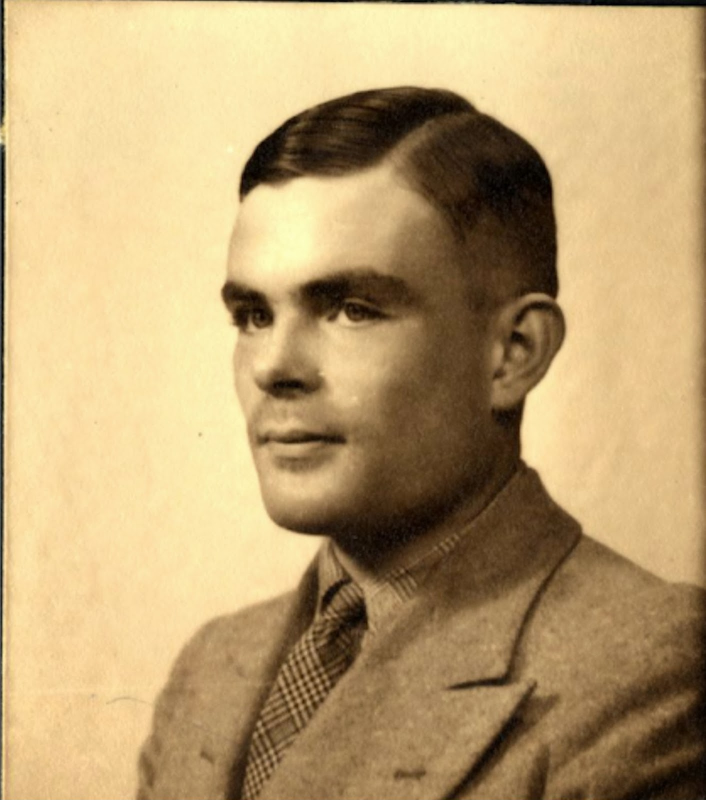
#> input picture src/img/turing.jpg, 1411 x 1600 px, given in place of turing.jpeg, which was not available (shown at 1/2 size)
$ jupyter execute --allow-errors old-mask-based.ipynb   (text cells are left out)
#> lines starting #> are read from the running program, lines starting #| are printed output that depends on the picture; after the words box and inside, x2 and y2 are one past the last pixel; in counts of white or black regions, pixels touching at a corner belong together; pictures that were not available may be replaced by others from this repository, and a replacement may not be noted
[cell 1]
from PIL import Image, ImageOps, ImageDraw, ImageEnhance
from bresenham import bresenham
from skimage.color import rgb2gray
from skimage.draw import line
import numpy as np
import matplotlib.pyplot as plt
import sys
import cv2
import dlib

[cell 2]
# Parameters
INPUT_IMAGE_PATH = "simple-drawing.png"
OUTPUT_IMAGE_PATH = "simple-drawing_threaded.png"
OUTPUT_IMAGE_DIMENSIONS = (1200, 1200)
OUTPUT_IMAGE_RADIUS = OUTPUT_IMAGE_DIMENSIONS[0] / 2 - 0.5 # -0.5 to make it exactly on the center
OUTPUT_IMAGE_CENTER_POSITION = (OUTPUT_IMAGE_DIMENSIONS[0] / 2, OUTPUT_IMAGE_DIMENSIONS[1] / 2)
NAILS_AMOUNT = 300
SKIP_NEIGHBOUR_NAILS = 30
ITERATIONS = 2000

MASK_BACKGROUND_COLOR = 100
MASK_FACE_COLOR = 120
MASK_FEATURES_COLOR = 150


INPUT_IMAGE_PATH = "img/turing.jpeg"
OUTPUT_IMAGE_PATH = "taco_threaded.png"


print("Parameters:")
print("INPUT_IMAGE_PATH: " + INPUT_IMAGE_PATH)
print("OUTPUT_IMAGE_PATH: " + OUTPUT_IMAGE_PATH)
print("OUTPUT_IMAGE_DIMENSIONS: " + str(OUTPUT_IMAGE_DIMENSIONS))
print("OUTPUT_IMAGE_RADIUS: " + str(OUTPUT_IMAGE_RADIUS))
print("OUTPUT_IMAGE_CENTER_POSITION: " + str(OUTPUT_IMAGE_CENTER_POSITION))
print("NAILS_AMOUNT: " + str(NAILS_AMOUNT))
print("SKIP_NEIGHBOUR_NAILS: " + str(SKIP_NEIGHBOUR_NAILS))

[cell 3]
# Display a list of points on a given image
# [5 lines left out: function display_points, not called in this run]


def get_input_image():
    # Load image as grayscale
    image = Image.open(INPUT_IMAGE_PATH).convert('LA')
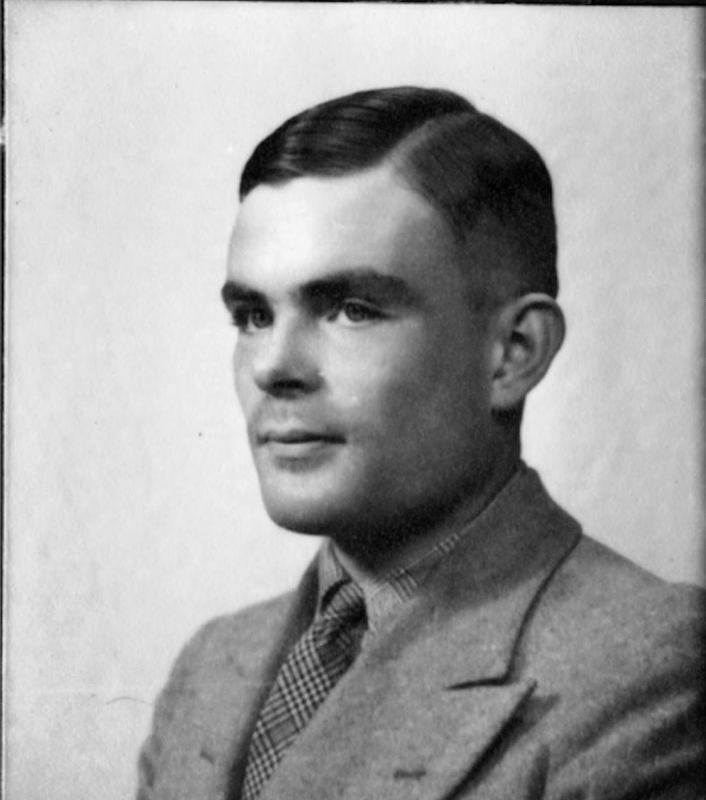
#> image: PIL image 1411x1600 LA (shown at 1/2 size); mean R, G, B, A 162.7, 162.7, 162.7, 255

    # Crop image to a square
    width, height = image.size
#> width = 1411; height = 1600
    if width > height:
        left = (width - height) / 2
        right = left + height
        top = 0
        bottom = height
    else:
        left = 0
        right = width
#> right = 1411
        top = (height - width) / 2
#> top = 94.5
        bottom = top + width
#> bottom = 1505.5
    image.crop((left, top, right, bottom))

    # Resize image
    image = image.resize(OUTPUT_IMAGE_DIMENSIONS)
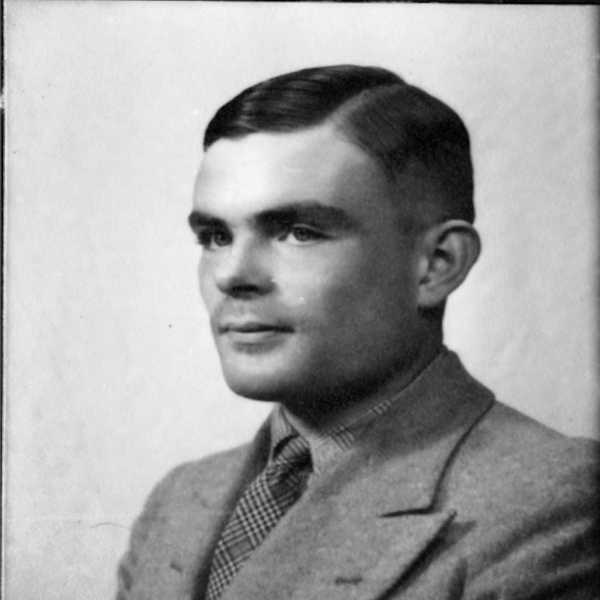
#> image: PIL image 1200x1200 LA (shown at 1/2 size); mean R, G, B, A 162.7, 162.7, 162.7, 255

    # Crop image to a circle
    mask = Image.new('L', image.size, 0)
#> mask: PIL image 1200x1200 L; every value is 0
    draw = ImageDraw.Draw(mask)
    draw.ellipse((0, 0) + image.size, fill=255)
    output = ImageOps.fit(image, mask.size, centering=(0.5, 0.5))
    output.putalpha(mask)
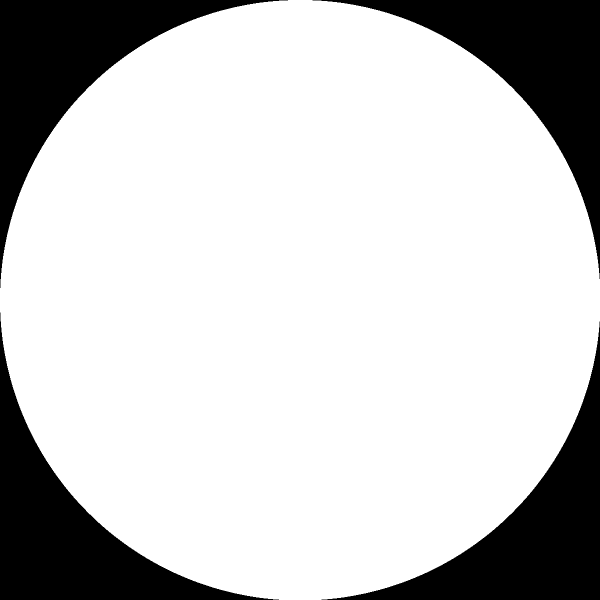
#> mask: PIL image 1200x1200 L (shown at 1/2 size); 78.6% white; 4 black regions, box (x1, y1, x2, y2) and area: (0, 0, 576, 576) 77436, (625, 0, 1200, 558) 76860, (0, 625, 558, 1200) 76860, (643, 643, 1200, 1200) 76285
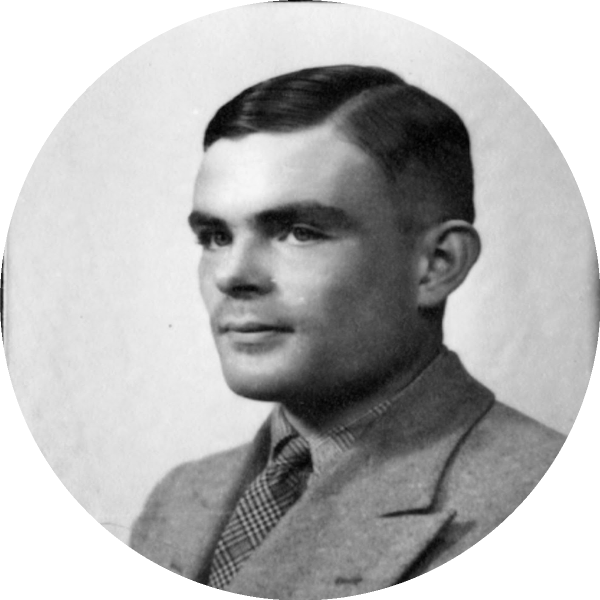
#> output: PIL image 1200x1200 LA (shown at 1/2 size); mean R, G, B, A 162.7, 162.7, 162.7, 200.6; transparent parts drawn white

    # Replace alpha pixels with (0, 0) (might be unnecessary)
    temp = []
    for pixel in output.getdata():
        if pixel[1] == 0:
            temp.append((0, 0))
        else:
            temp.append(pixel)
#> this loop made 1440000 passes
#> pixel on passes 1 to 3: (71, 0), (61, 0), (37, 0)
#> after the loop, temp = 1440000 items
    final_image = output.copy()
    final_image.putdata(temp)

    final_image = ImageEnhance.Contrast(final_image).enhance(1)


    return final_image

img = get_input_image()
# print(img.size)
# display(img)


# Convert CV2 image to PIL image
def cv22pil(cv2_img):
    return Image.fromarray(cv2_img)

# Convert PIL image to CV2 image
def pil2cv2(pil_img):
    return np.array(pil_img)


def get_input_image_mask(input_image):
    detector = dlib.get_frontal_face_detector()
    predictor = dlib.shape_predictor("shape_predictor_68_face_landmarks.dat")

    input_image_cv2 = np.array(input_image.convert('L'))

    faces = detector(input_image_cv2)
    if len(faces) > 1:
        print("More than one face detected")
        return None
    elif len(faces) == 0:
        print("No faces detected")
        return None

    x1 = faces[0].left()
    y1 = faces[0].top()
    x2 = faces[0].right()
    y2 = faces[0].bottom()

    # Create landmark object
    landmarks = predictor(image=input_image_cv2, box=faces[0])
    points = []
    # Loop through all the points
    for n in range(0, 68):
        x = landmarks.part(n).x
        y = landmarks.part(n).y
        points.append((x, y))


    mask = Image.new('L', input_image.size, MASK_BACKGROUND_COLOR)
    # mask = input_image.copy()
    # mask = mask.convert('L')
    draw = ImageDraw.Draw(mask)
    draw.rectangle((x1, y1, x2, y2), outline=MASK_FACE_COLOR, fill=MASK_FACE_COLOR)

    features_size = int(np.sqrt((x1 - x2)**2 + (y1 - y2)**2) / 20)
    # for level in range(features_size, 0, -1):
    #     st = int((level / features_size) * (MASK_FEATURES_GRADIENT[1] - MASK_FEATURES_GRADIENT[0]) + MASK_FEATURES_GRADIENT[0])
        # # draw.line(points[0:16], fill=st, width=level) # Jaw
        # draw.line(points[17:21], fill=st, width=level) # Right Brow
        # draw.line(points[22:26], fill=st, width=level) # Left Brow
        # # draw.line(points[27:35], fill=st, width=level) # Nose
        # draw.line(points[36:41], fill=st, width=level) # Right Eye
        # draw.line(points[42:47], fill=st, width=level) # Left Eye
        # # draw.line(points[48:60], fill=st, width=level) # Mouth
        # # draw.line(points[61:67], fill=st, width=level) # Lips

    draw.polygon(points[48:60], outline=MASK_FEATURES_COLOR, fill=MASK_FEATURES_COLOR)
    draw.polygon(points[36:41], outline=MASK_FEATURES_COLOR, fill=MASK_FEATURES_COLOR)
    draw.polygon(points[42:47], outline=MASK_FEATURES_COLOR, fill=MASK_FEATURES_COLOR)
    draw.line(points[17:21], fill=MASK_FEATURES_COLOR, width=features_size) # Right Brow
    draw.line(points[22:26], fill=MASK_FEATURES_COLOR, width=features_size) # Left Brow

    display(mask)

    return mask


get_input_image_mask(img)
#> (the call stopped at in get_input_image_mask, `detector = dlib.get_frontal_face_detector()`: dlib is not available in this run)

# get_input_image_mask(img)

[cell 4]
# [116 lines of commented-out code are left out]

[cell 5]
# Display a list of lines on a given image
# [14 lines left out: functions display_threads, display_points, not called in this run]


def generate_new_image(dimensions):
    return Image.new('L', dimensions, 255)

# [131 lines left out: functions generate_nail_positions, generate_thread_positions, get_threads_from_nail, generate_nail_to_threads_dictionary, generate_thread_to_points_dictionary, get_other_end_of_thread and 4 more, not called in this run]
    # [23 lines of commented-out code are left out]

[cell 6]
# [15 lines left out: functions get_thread_inaccuracy, get_best_fitting_thread, not called in this run]

[cell 7]
# Start at random nail
# Get all unused threds from that nail
# Put through fitness function
# Select best thread
# Add to used threads
# Go to next nail
# Repeat until fitness function returns positive values
# If no positive values, undo last nail and choose second best thread (parametrize how many step to go back)
# Repeat until no improvement can be made

# Save image

input_image = get_input_image()
#> the loop in get_input_image (call 2), `for pixel in output.getdata():` made 1440000 passes

$ run again, with src/taco.png saved as src/img/turing.jpg
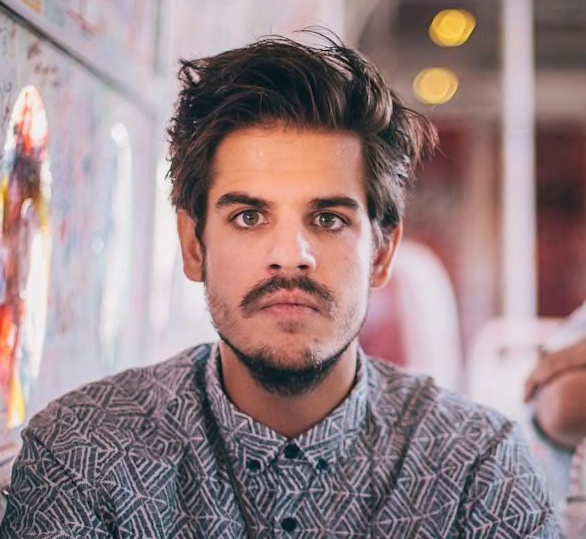
#> input picture src/taco.png, 586 x 539 px, given in place of turing.jpeg, which was not available
#> in get_input_image, `image = image.resize(OUTPUT_IMAGE_DIMENSIONS)`:
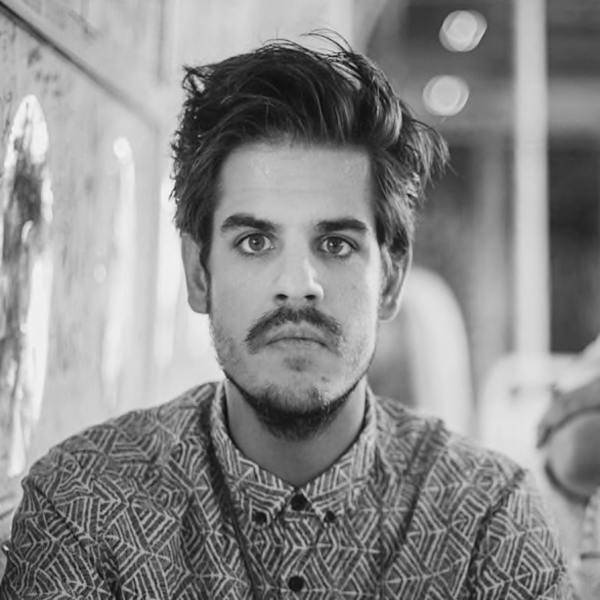
#> image: PIL image 1200x1200 LA (shown at 1/2 size); mean R, G, B, A 138.6, 138.6, 138.6, 255
#> in get_input_image, `output.putalpha(mask)`:
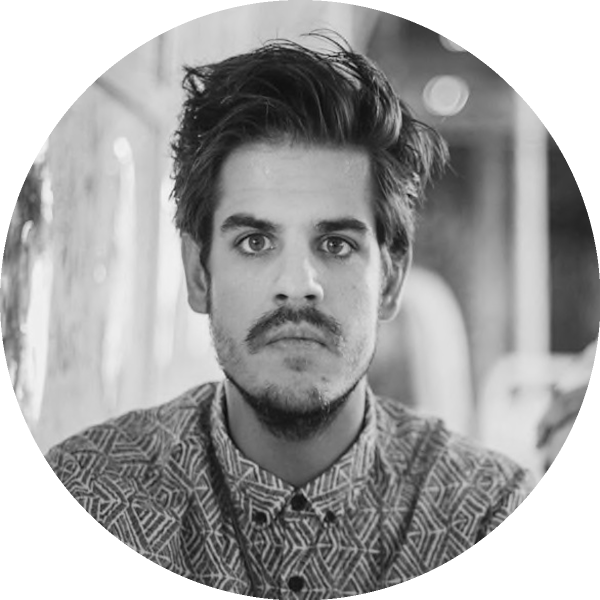
#> output: PIL image 1200x1200 LA (shown at 1/2 size); mean R, G, B, A 138.6, 138.6, 138.6, 200.6; transparent parts drawn white
#> the loop in get_input_image, `for pixel in output.getdata():` made 1440000 passes
#> pixel on passes 1 to 3: (101, 0), (106, 0), (118, 0)
#> after the loop in get_input_image, `for pixel in output.getdata():`: temp = 1440000 items
#> the loop in get_input_image (call 2), `for pixel in output.getdata():` made 1440000 passes
